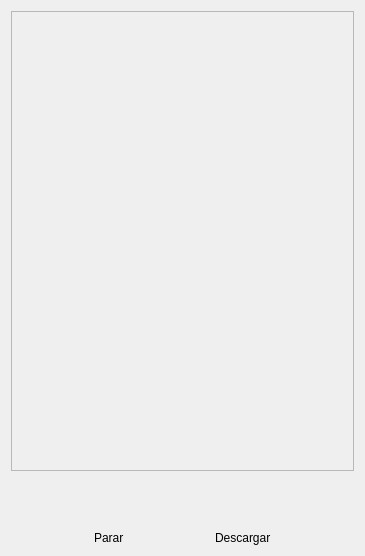
<?xml version="1.0" encoding="UTF-8"?>
<ui version="4.0">
 <class>SpeechWindow</class>
 <widget class="QWidget" name="SpeechWindow">
  <property name="geometry">
   <rect>
    <x>0</x>
    <y>0</y>
    <width>365</width>
    <height>556</height>
   </rect>
  </property>
  <property name="windowTitle">
   <string>Form</string>
  </property>
  <layout class="QHBoxLayout" name="horizontalLayout">
   <item>
    <layout class="QVBoxLayout" name="main_vertical_layout">
     <item>
      <widget class="QPlainTextEdit" name="response_textarea">
       <property name="enabled">
        <bool>false</bool>
       </property>
      </widget>
     </item>
     <item>
      <layout class="QHBoxLayout" name="buttons_layout">
       <item>
        <spacer name="horizontal_spacer_start">
         <property name="orientation">
          <enum>Qt::Horizontal</enum>
         </property>
         <property name="sizeHint" stdset="0">
          <size>
           <width>40</width>
           <height>20</height>
          </size>
         </property>
        </spacer>
       </item>
       <item>
        <layout class="QVBoxLayout" name="layout_stop">
         <item>
          <widget class="QPushButton" name="button_stop">
           <property name="minimumSize">
            <size>
             <width>0</width>
             <height>48</height>
            </size>
           </property>
           <property name="styleSheet">
            <string notr="true">border:none; background-color: transparent;</string>
           </property>
           <property name="text">
            <string/>
           </property>
           <property name="icon">
            <iconset>
             <normaloff>../../icons/widget.svg</normaloff>../../icons/widget.svg</iconset>
           </property>
           <property name="iconSize">
            <size>
             <width>32</width>
             <height>32</height>
            </size>
           </property>
          </widget>
         </item>
         <item>
          <widget class="QLabel" name="label_stop">
           <property name="text">
            <string>Parar</string>
           </property>
          </widget>
         </item>
        </layout>
       </item>
       <item>
        <spacer name="horizontal_spacer_middle">
         <property name="orientation">
          <enum>Qt::Horizontal</enum>
         </property>
         <property name="sizeHint" stdset="0">
          <size>
           <width>40</width>
           <height>20</height>
          </size>
         </property>
        </spacer>
       </item>
       <item>
        <layout class="QVBoxLayout" name="layout_download">
         <item>
          <widget class="QPushButton" name="button_download">
           <property name="minimumSize">
            <size>
             <width>0</width>
             <height>48</height>
            </size>
           </property>
           <property name="styleSheet">
            <string notr="true">border:none; background-color: transparent;</string>
           </property>
           <property name="text">
            <string/>
           </property>
           <property name="icon">
            <iconset>
             <normaloff>../../icons/widget.svg</normaloff>../../icons/widget.svg</iconset>
           </property>
           <property name="iconSize">
            <size>
             <width>32</width>
             <height>32</height>
            </size>
           </property>
          </widget>
         </item>
         <item>
          <widget class="QLabel" name="label_download">
           <property name="text">
            <string>Descargar</string>
           </property>
          </widget>
         </item>
        </layout>
       </item>
       <item>
        <spacer name="horizontal_spacer">
         <property name="orientation">
          <enum>Qt::Horizontal</enum>
         </property>
         <property name="sizeHint" stdset="0">
          <size>
           <width>40</width>
           <height>20</height>
          </size>
         </property>
        </spacer>
       </item>
      </layout>
     </item>
    </layout>
   </item>
  </layout>
 </widget>
 <resources/>
 <connections/>
</ui>
